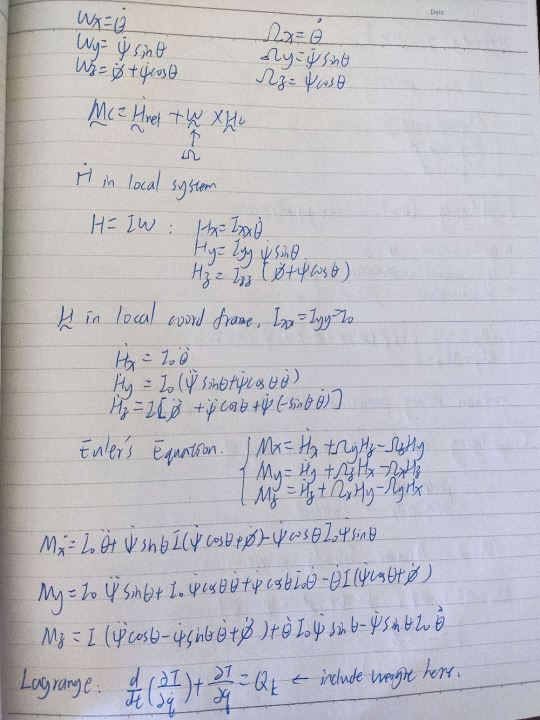
#> input picture documents/raw/GNHK_fail.jpg, 1080 x 1440 px (shown at 1/2 size)
$ python single_img_test.py --img ../documents/raw/GNHK_fail.jpg
#> lines starting #> are read from the running program, lines starting #| are printed output that depends on the picture; after the words box and inside, x2 and y2 are one past the last pixel; in counts of white or black regions, pixels touching at a corner belong together
### src/io_handling.py
import os
from pathlib import Path
import cv2


def ensure_dir(path: str | os.PathLike) -> str:
    Path(path).mkdir(parents=True, exist_ok=True)
    return str(path)


def imread_color(path: str) -> "cv2.Mat":
    img = cv2.imread(path, cv2.IMREAD_COLOR)
    if img is None:
        raise FileNotFoundError(f"Could not read image: {path}")
    return img


def imwrite(path: str, img: "cv2.Mat") -> None:
    ensure_dir(Path(path).parent)
    ok = cv2.imwrite(path, img)
    if not ok:
        raise IOError(f"Could not write image: {path}")

### src/preprocess.py
import cv2
import numpy as np

# Resize image so that max(height, width) == max_dim (if larger)
# Returns resized image and scale where:
#   resized = original * scale
# original = resized / scale
def resize_max_dim(img: np.ndarray, max_dim: int = 1200) -> tuple[np.ndarray, float]:
    h, w = img.shape[:2]
    m = max(h, w)
    if m <= max_dim:
        return img.copy(), 1.0

    scale = max_dim / float(m)
    new_w = int(round(w * scale))
    new_h = int(round(h * scale))
    resized = cv2.resize(img, (new_w, new_h), interpolation=cv2.INTER_AREA)
    return resized, scale


def preprocess_for_edges(
    img_bgr: np.ndarray,
    use_clahe: bool = False,
    blur_ksize: int = 5,
    canny_lo: int = 60,
    canny_hi: int = 180,
    close_ksize: int = 7,
) -> dict:
    gray = cv2.cvtColor(img_bgr, cv2.COLOR_BGR2GRAY)

    if use_clahe:
        clahe = cv2.createCLAHE(clipLimit=2.0, tileGridSize=(8, 8))
        gray2 = clahe.apply(gray)
    else:
        gray2 = gray

    k = blur_ksize if blur_ksize % 2 == 1 else blur_ksize + 1
    blurred = cv2.GaussianBlur(gray2, (k, k), 0)

    edges = cv2.Canny(blurred, canny_lo, canny_hi)

    # Morph close to connect broken edges
    kernel = cv2.getStructuringElement(cv2.MORPH_RECT, (close_ksize, close_ksize))
    edges_closed = cv2.morphologyEx(edges, cv2.MORPH_CLOSE, kernel, iterations=1)

    # Returns dict of intermediate files
    return {
        "gray": gray,
        "gray_eq": gray2,
        "blurred": blurred,
        "edges": edges,
        "edges_closed": edges_closed,
    }

### src/detect_page.py
from __future__ import annotations

import math
from dataclasses import dataclass
from typing import Optional

import cv2
import numpy as np

from .preprocess import resize_max_dim, preprocess_for_edges
from .io_handling import imwrite, ensure_dir


@dataclass
class DetectionResult:
    corners: Optional[np.ndarray]
    score: float
    method: str
    debug: dict


def order_points(pts: np.ndarray) -> np.ndarray:
    pts = pts.astype(np.float32)
    sorted_by_x = pts[np.argsort(pts[:, 0])]

    left  = sorted_by_x[:2]   # two leftmost points
    right = sorted_by_x[2:]   # two rightmost points

    tl, bl = left[np.argsort(left[:, 1])]
    tr, br = right[np.argsort(right[:, 1])]

    return np.stack([tl, tr, br, bl], axis=0).astype(np.float32)


def quad_area(quad: np.ndarray) -> float:
    # polygon area via contourArea
    return float(cv2.contourArea(quad.reshape(-1, 1, 2).astype(np.float32)))


def is_convex_quad(quad: np.ndarray) -> bool:
    return bool(cv2.isContourConvex(quad.reshape(-1, 1, 2).astype(np.float32)))


# [7 lines left out: function angle_degrees, not called in this run]


def score_quad(quad: np.ndarray, img_shape: tuple[int, int, int]) -> float:
    h, w = img_shape[:2]
    img_area = float(h * w)

    quad = order_points(quad)
    area = quad_area(quad)
    area_ratio = area / (img_area + 1e-9)

    # Area ratio sanity
    if area_ratio < 0.15 or area_ratio > 0.995:
        return 0.0

    # Convexity
    if not is_convex_quad(quad):
        return 0.0

    # Side lengths
    tl, tr, br, bl = quad
    sides = [
        np.linalg.norm(tr - tl),
        np.linalg.norm(br - tr),
        np.linalg.norm(bl - br),
        np.linalg.norm(tl - bl),
    ]
    min_side = min(sides)
    max_side = max(sides)
    if min_side < 0.10 * min(h, w):
        return 0.0
    if max_side / (min_side + 1e-9) > 12.0:
        return 0.0

    # Angles close to 90, but allow perspective
    angles = [
        angle_degrees(bl, tl, tr),
        angle_degrees(tl, tr, br),
        angle_degrees(tr, br, bl),
        angle_degrees(br, bl, tl),
    ]
    # Penalize if any angle is too extreme
    extreme = any(a < 30.0 or a > 150.0 for a in angles)
    if extreme:
        return 0.0

    # Convert area_ratio into a soft score peaked around ~0.6
    # since documents often occupy a big part of the image
    area_score = 1.0 - abs(area_ratio - 0.60) / 0.60
    area_score = max(0.0, min(1.0, area_score))

    # Angle score: closer to 90 is better
    angle_err = sum(abs(a - 90.0) for a in angles) / 4.0
    angle_score = max(0.0, 1.0 - angle_err / 60.0)  # 60 deg average error => 0

    score = 0.65 * area_score + 0.35 * angle_score
    return float(max(0.0, min(1.0, score)))


def find_page_quad_from_contours(edges_closed: np.ndarray, top_k: int = 10) -> tuple[Optional[np.ndarray], str]:
    contours, _ = cv2.findContours(edges_closed, cv2.RETR_EXTERNAL, cv2.CHAIN_APPROX_SIMPLE)
    if not contours:
        return None, "none"

    contours = sorted(contours, key=cv2.contourArea, reverse=True)[:top_k]

    # First try: approxPolyDP to get exactly 4 corners
    for c in contours:
        peri = cv2.arcLength(c, True)
        approx = cv2.approxPolyDP(c, 0.02 * peri, True)
        if len(approx) == 4:
            quad = approx.reshape(4, 2).astype(np.float32)
            return quad, "approxPolyDP"

    # Fallback: take largest contour and compute minAreaRect box
    c0 = contours[0]
    rect = cv2.minAreaRect(c0)
    box = cv2.boxPoints(rect)  # (4,2)
    quad = box.astype(np.float32)
    return quad, "minAreaRect"


def draw_debug(
    img_bgr: np.ndarray,
    intermediates: dict,
    quad_resized: Optional[np.ndarray],
    scale: float,
    method: str,
    score: float,
) -> dict: # holds debug images (BGR or gray)
    debug = {}

    debug["gray"] = intermediates["gray"]
    debug["edges"] = intermediates["edges"]
    debug["edges_closed"] = intermediates["edges_closed"]

    # Overlay on resized image
    overlay = img_bgr.copy()
    if quad_resized is not None:
        quad_ord = order_points(quad_resized)
        # Draw polygon
        pts = quad_ord.reshape(-1, 1, 2).astype(np.int32)
        cv2.polylines(overlay, [pts], True, (0, 255, 0), 2)

        # Draw corners + labels
        labels = ["TL", "TR", "BR", "BL"]
        for (x, y), lab in zip(quad_ord, labels):
            cv2.circle(overlay, (int(x), int(y)), 6, (0, 0, 255), -1)
            cv2.putText(
                overlay,
                lab,
                (int(x) + 8, int(y) - 8),
                cv2.FONT_HERSHEY_SIMPLEX,
                0.6,
                (0, 0, 255),
                2,
                cv2.LINE_AA,
            )

    cv2.putText(
        overlay,
        f"method={method} score={score:.2f} scale={scale:.3f}",
        (12, 30),
        cv2.FONT_HERSHEY_SIMPLEX,
        0.7,
        (255, 0, 0),
        2,
        cv2.LINE_AA,
    )
    debug["overlay_resized"] = overlay

    return debug


def save_debug_images(debug_dir: str, debug: dict) -> None:
    ensure_dir(debug_dir)
    for name, img in debug.items():
        path = f"{debug_dir}/{name}.png"
        # If grayscale, write directly: also fine if BGR
        imwrite(path, img)

# Returns corners in original image coordinates
def detect_page_corners(
    img_bgr_original: np.ndarray,
    debug_dir: Optional[str] = None,
    max_dim: int = 1200,
    use_clahe: bool = False,
) -> DetectionResult:
    img_resized, scale = resize_max_dim(img_bgr_original, max_dim=max_dim)

    # Preprocess resized
    inter = preprocess_for_edges(
        img_resized,
        use_clahe=use_clahe,
        blur_ksize=5,
        canny_lo=60,
        canny_hi=180,
        close_ksize=7,
    )

    quad_resized, method = find_page_quad_from_contours(inter["edges_closed"], top_k=10)

    if quad_resized is None:
        score = 0.0
        corners_original = None
        dbg = draw_debug(img_resized, inter, None, scale, "none", score)
        if debug_dir:
            save_debug_images(debug_dir, dbg)
        return DetectionResult(corners=corners_original, score=score, method="none", debug=dbg)

    quad_resized = order_points(quad_resized)
    score = score_quad(quad_resized, img_resized.shape)

    # If score is too low, treat as failure (but still output debug)
    if score < 0.20:
        corners_original = None
        method_used = method + "_rejected"
    else:
        # Map corners back to original coordinates:
        # resized = original * scale  => original = resized / scale
        corners_original = (quad_resized / scale).astype(np.float32)
        method_used = method

    dbg = draw_debug(img_resized, inter, quad_resized, scale, method_used, score)
    if debug_dir:
        save_debug_images(debug_dir, dbg)

    return DetectionResult(corners=corners_original, score=score, method=method_used, debug=dbg)

### scripts/single_img_test.py
import argparse
from pathlib import Path

import cv2

from src.io_handling import imread_color, ensure_dir
from src.detect_page import detect_page_corners

from src.transform import warp_from_result
from src.threshholding import thresh_document

def main():
    ap = argparse.ArgumentParser()
    ap.add_argument("--img", required=True, help="Path to input image")
    ap.add_argument("--outdir", default="outputs/debug/run_one", help="Debug output directory")
    ap.add_argument("--max-dim", type=int, default=1200, help="Max dimension for detection resize")
    ap.add_argument("--clahe", action="store_true", help="Use CLAHE (sometimes helps with shadows)")
    args = ap.parse_args()

    img = imread_color(args.img)
#> in imread_color, img is the input picture: shape (1440, 1080, 3); mean B, G, R 196.1, 189.6, 190.3
    ensure_dir(args.outdir)

    result = detect_page_corners(img, debug_dir=args.outdir, max_dim=args.max_dim, use_clahe=args.clahe)
#> in detect_page_corners, `img_resized, scale = resize_max_dim(img_bgr_original, max_dim=max_dim)`: scale = 0.833
#> in preprocess_for_edges, `gray = cv2.cvtColor(img_bgr, cv2.COLOR_BGR2GRAY)`:
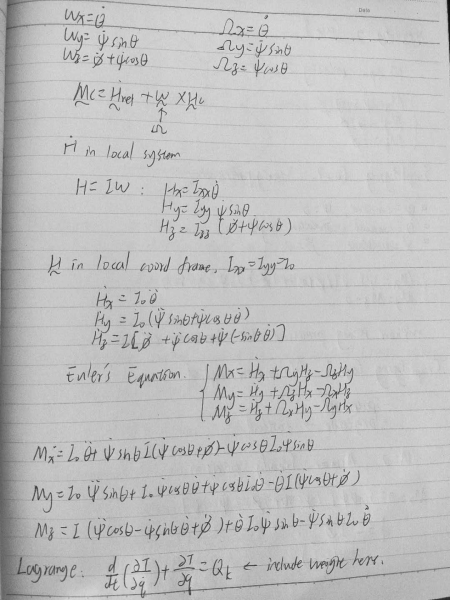
#> gray: shape (1200, 900) (shown at 1/2 size); min 8, max 237, mean 190.6
#> in preprocess_for_edges, `edges = cv2.Canny(blurred, canny_lo, canny_hi)`:
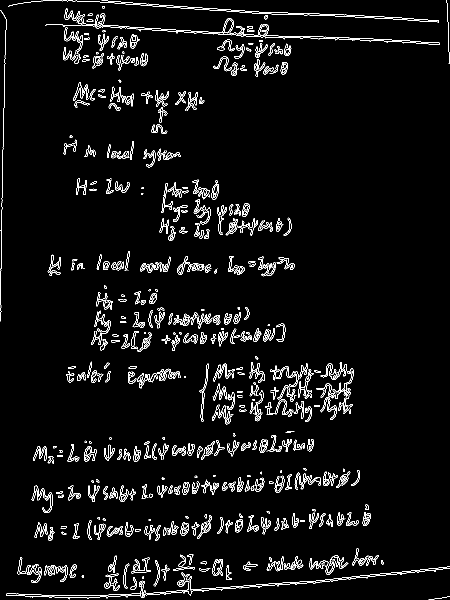
#> edges: shape (1200, 900) (shown at 1/2 size); 4.1% white in thin lines or dots
#> in preprocess_for_edges, `edges_closed = cv2.morphologyEx(edges, cv2.MORPH_CLOSE, kernel, iterat..`:
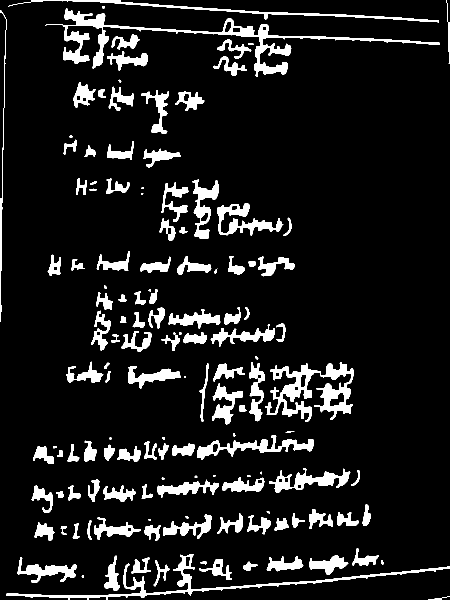
#> edges_closed: shape (1200, 900) (shown at 1/2 size); 10% white; 136 white regions (11 under 20 px)
#> in detect_page_corners, `inter = preprocess_for_edges( img_resized, use_clahe=use_clahe, blur_k..`: inter = 5 items
#> in find_page_quad_from_contours, `contours, _ = cv2.findContours(edges_closed, cv2.RETR_EXTERNAL, cv2.CH..`: contours = 136 contours, 24 with area under 20; largest, box (x1, y1, x2, y2) and area: (90, 17, 880, 154) 9518, (530, 724, 707, 844) 7676, (12, 1108, 900, 1200) 4668, (394, 870, 628, 919) 3056, (538, 936, 701, 986) 2754
#> in find_page_quad_from_contours, `contours = sorted(contours, key=cv2.contourArea, reverse=True)[:top_k]`: contours = 10 contours; largest, box (x1, y1, x2, y2) and area: (90, 17, 880, 154) 9518, (530, 724, 707, 844) 7676, (12, 1108, 900, 1200) 4668, (394, 870, 628, 919) 3056, (538, 936, 701, 986) 2754
#> the loop in find_page_quad_from_contours, `for c in contours:` made 10 passes
#> peri on passes 1, 2, 3, 4, 5, 6, 8, 9, 10: 3071, 1804.3, 2470.2, 843.7, 622.6, 730.6, 497.4, 479.3, 402.6
#> (peri, approx) on pass 7: (1793.8, [[16, 12], [877, 44]])
#> in find_page_quad_from_contours, `c0 = contours[0]`: c0 = contour of 773 points, box (x1, y1, x2, y2) (90, 17, 880, 154), area 9518
#> in find_page_quad_from_contours, `rect = cv2.minAreaRect(c0)`: rect = ((483, 95.35), (115.8, 789.8), -86.66)
#> in find_page_quad_from_contours, `box = cv2.boxPoints(rect)`: box = [[873.9, 176.1], [85.38, 130.2], [92.12, 14.56], [880.6, 60.51]]
#> in find_page_quad_from_contours, `quad = box.astype(np.float32)`: quad has the same summary as box
#> in detect_page_corners, `quad_resized, method = find_page_quad_from_contours(inter["edges_close..`: quad_resized has the same summary as box in find_page_quad_from_contours; method = 'minAreaRect'
#> in order_points, `pts = pts.astype(np.float32)`: pts has the same summary as box in find_page_quad_from_contours
#> in order_points, `sorted_by_x = pts[np.argsort(pts[:, 0])]`: sorted_by_x = [[85.38, 130.2], [92.12, 14.56], [873.9, 176.1], [880.6, 60.51]]
#> in order_points, `left  = sorted_by_x[:2]`: left = [[85.38, 130.2], [92.12, 14.56]]
#> in order_points, `right = sorted_by_x[2:]`: right = [[873.9, 176.1], [880.6, 60.51]]
#> in order_points, `tl, bl = left[np.argsort(left[:, 1])]`: tl = [92.12, 14.56]; bl = [85.38, 130.2]
#> in order_points, `tr, br = right[np.argsort(right[:, 1])]`: tr = [880.6, 60.51]; br = [873.9, 176.1]
#> in detect_page_corners, `quad_resized = order_points(quad_resized)`: quad_resized = [[92.12, 14.56], [880.6, 60.51], [873.9, 176.1], [85.38, 130.2]]
#> in score_quad, `quad = order_points(quad)`: quad has the same summary as quad_resized in detect_page_corners
#> in score_quad, `area = quad_area(quad)`: area = 91485.2
#> in score_quad, `area_ratio = area / (img_area + 1e-9)`: area_ratio = 0.0847
#> in detect_page_corners, `score = score_quad(quad_resized, img_resized.shape)`: score = 0
#> in detect_page_corners, `method_used = method + "_rejected"`: method_used = 'minAreaRect_rejected'
#> in draw_debug, `quad_ord = order_points(quad_resized)`: quad_ord has the same summary as quad_resized in detect_page_corners
#> in draw_debug, `pts = quad_ord.reshape(-1, 1, 2).astype(np.int32)`: pts = [[92, 14], [880, 60], [873, 176], [85, 130]]
#> in draw_debug, `cv2.polylines(overlay, [pts], True, (0, 255, 0), 2)`:
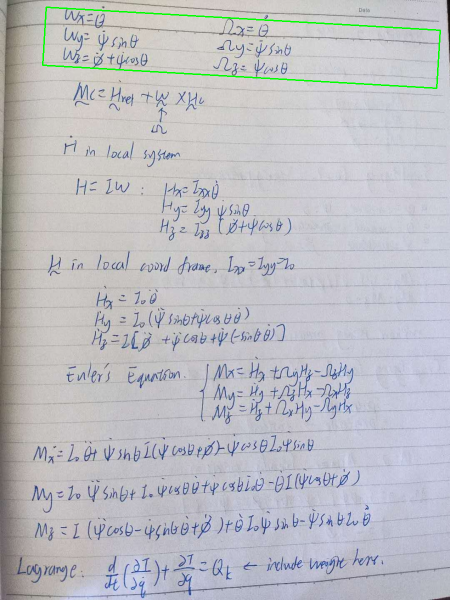
#> overlay: shape (1200, 900, 3) (shown at 1/2 size); mean B, G, R 195.1, 189.9, 189.3
#> the loop in draw_debug, `for (x, y), lab in zip(quad_ord, labels):` made 4 passes
#> after the loop in draw_debug, `for (x, y), lab in zip(quad_ord, labels):`:
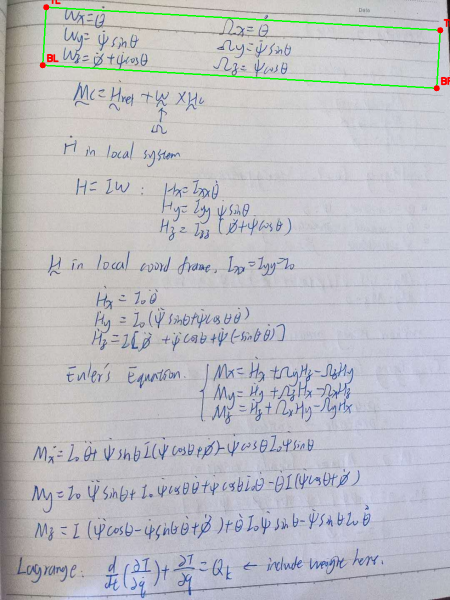
#> overlay: shape (1200, 900, 3) (shown at 1/2 size); 0.13% of pixels changed, all inside (x1, y1, x2, y2) = (79, 0, 900, 183)
#> in draw_debug, `cv2.putText( overlay, f"method={method} score={score:.2f} scale={scale..`:
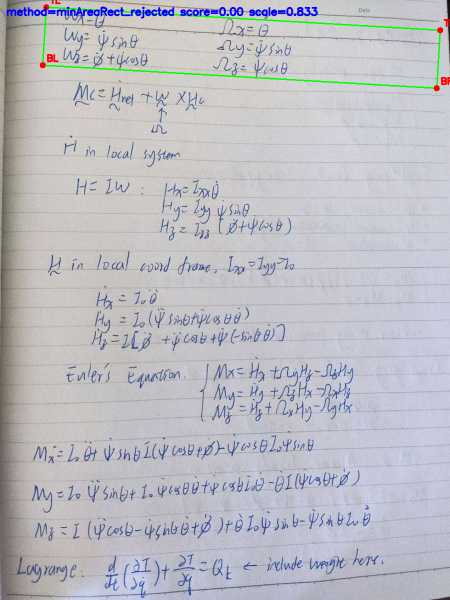
#> overlay: shape (1200, 900, 3) (shown at 1/2 size); 0.7% of pixels changed, all inside (x1, y1, x2, y2) = (12, 13, 637, 38)
#> in detect_page_corners, `dbg = draw_debug(img_resized, inter, quad_resized, scale, method_used,..`: dbg = 4 items
#> the loop in save_debug_images, `for name, img in debug.items():` made 4 passes

    print(f"method: {result.method}")
#| method: minAreaRect_rejected
    print(f"score:  {result.score:.3f}")
#| score:  0.000
    if result.corners is None:
        print("corners: None (detection failed or rejected)")
        return

    print("corners (original coords):")
    for i, (x, y) in enumerate(result.corners):
        print(f"  {i}: ({x:.1f}, {y:.1f})")

    # Quick visualization on original image
    vis = img.copy()
    corners = result.corners
    # draw polygon
    pts = corners.reshape(-1, 1, 2).astype("int32")
    cv2.polylines(vis, [pts], True, (0, 255, 0), 3)
    for (x, y) in corners:
        cv2.circle(vis, (int(x), int(y)), 8, (0, 0, 255), -1)

    out_vis = str(Path(args.outdir) / "overlay_original.png")
    cv2.imwrite(out_vis, vis)
    print(f"Saved: {out_vis}")

    warped = warp_from_result(img, result)
    if warped is not None:
        cv2.imwrite(str(Path(args.outdir) / "cutout.png"), warped)

    # Thresholding
    thresh_img = thresh_document(warped)

    out_scan = str(Path(args.outdir) / "scanned_doc.png")
    cv2.imwrite(out_scan, thresh_img)
    print(f"Saved: {out_scan}")


if __name__ == "__main__":
    main()
